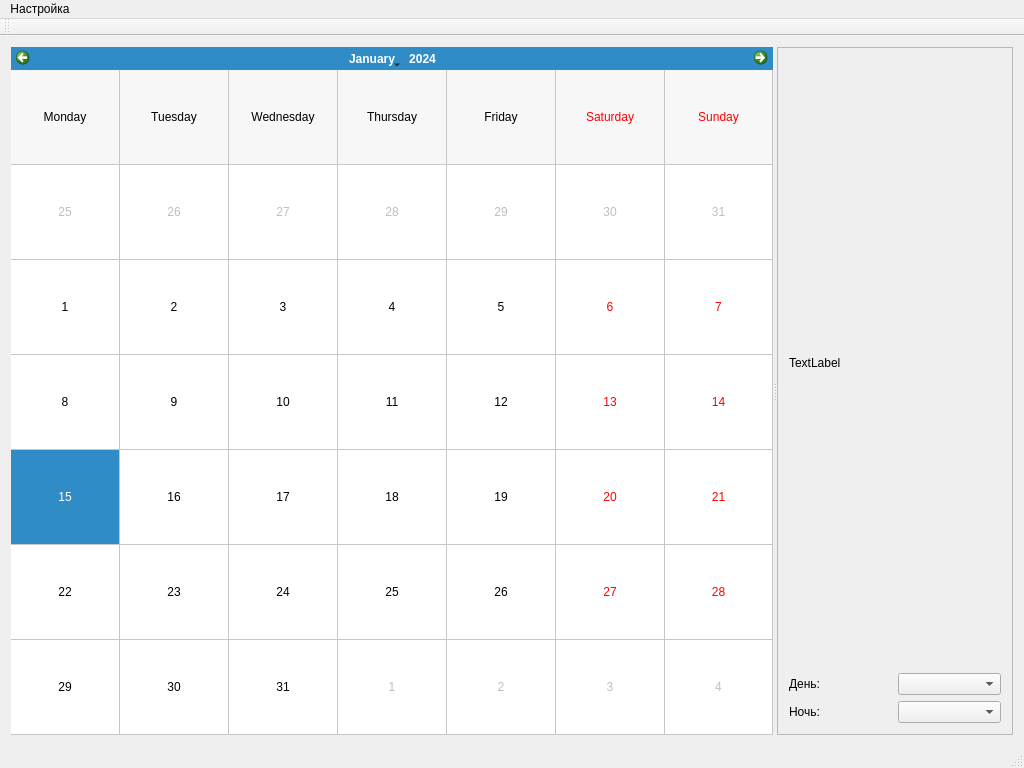
<?xml version="1.0" encoding="UTF-8"?>
<ui version="4.0">
 <class>MainWindow</class>
 <widget class="QMainWindow" name="MainWindow">
  <property name="geometry">
   <rect>
    <x>0</x>
    <y>0</y>
    <width>1024</width>
    <height>768</height>
   </rect>
  </property>
  <property name="windowTitle">
   <string>график Дежурств</string>
  </property>
  <widget class="QWidget" name="centralWidget">
   <layout class="QGridLayout" name="gridLayout_2">
    <item row="0" column="0">
     <widget class="QSplitter" name="splitter">
      <property name="orientation">
       <enum>Qt::Horizontal</enum>
      </property>
      <widget class="QCalendarWidget" name="calendarWidget">
       <property name="gridVisible">
        <bool>true</bool>
       </property>
       <property name="horizontalHeaderFormat">
        <enum>QCalendarWidget::LongDayNames</enum>
       </property>
       <property name="verticalHeaderFormat">
        <enum>QCalendarWidget::NoVerticalHeader</enum>
       </property>
      </widget>
      <widget class="QFrame" name="frame">
       <property name="frameShape">
        <enum>QFrame::StyledPanel</enum>
       </property>
       <property name="frameShadow">
        <enum>QFrame::Raised</enum>
       </property>
       <layout class="QGridLayout" name="gridLayout">
        <item row="0" column="0">
         <widget class="QLabel" name="label">
          <property name="text">
           <string>TextLabel</string>
          </property>
         </widget>
        </item>
        <item row="1" column="0">
         <widget class="QLabel" name="label_2">
          <property name="text">
           <string>День:</string>
          </property>
         </widget>
        </item>
        <item row="1" column="1">
         <widget class="QComboBox" name="comboBox"/>
        </item>
        <item row="2" column="0">
         <widget class="QLabel" name="label_3">
          <property name="text">
           <string>Ночь:</string>
          </property>
         </widget>
        </item>
        <item row="2" column="1">
         <widget class="QComboBox" name="comboBox_2"/>
        </item>
       </layout>
      </widget>
     </widget>
    </item>
   </layout>
  </widget>
  <widget class="QMenuBar" name="menuBar">
   <property name="geometry">
    <rect>
     <x>0</x>
     <y>0</y>
     <width>1024</width>
     <height>23</height>
    </rect>
   </property>
   <widget class="QMenu" name="menuSettings">
    <property name="title">
     <string>Настройка</string>
    </property>
    <addaction name="actionOptions"/>
    <addaction name="actionUsers"/>
   </widget>
   <addaction name="menuSettings"/>
  </widget>
  <widget class="QToolBar" name="mainToolBar">
   <attribute name="toolBarArea">
    <enum>TopToolBarArea</enum>
   </attribute>
   <attribute name="toolBarBreak">
    <bool>false</bool>
   </attribute>
  </widget>
  <widget class="QStatusBar" name="statusBar"/>
  <action name="actionOptions">
   <property name="text">
    <string>Параметры</string>
   </property>
  </action>
  <action name="actionUsers">
   <property name="text">
    <string>Пользователи</string>
   </property>
  </action>
 </widget>
 <layoutdefault spacing="6" margin="11"/>
 <resources/>
 <connections/>
</ui>
